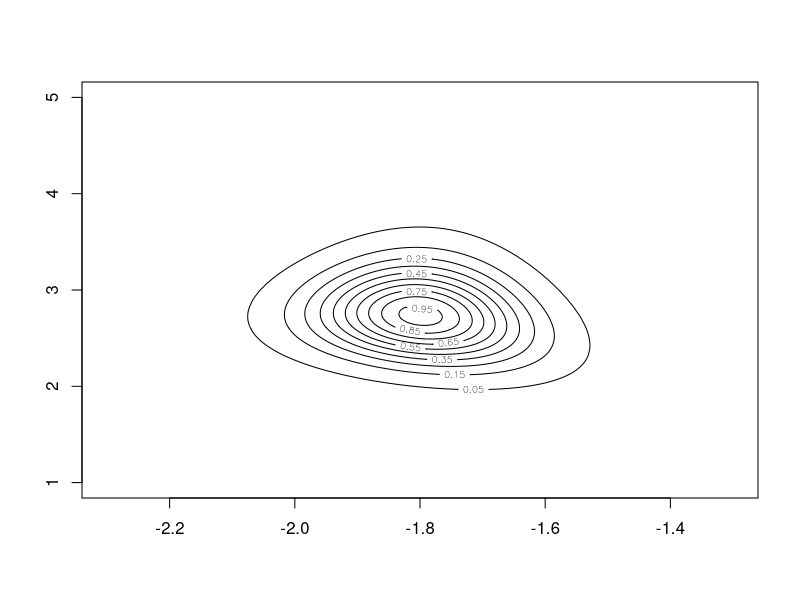

The R source for this figure:
# y: The number of tumor-emerging rats in group;
# n: The number of total rats in group
rat.y <- c(0,0,0,0,0,0,0,0,0,0,0,0,0,0,1,1,1,1,1,1,1,1,2,2,2,2,2,2,2,2,
           2,1,5,2,5,3,2,7,7,3,3,2,9,10,4,4,4,4,4,4,
           4,10,4,4,4,5,11,12,5,5,6,5,6,6,6,6,16,15,15,9)
rat.n <- c(20,20,20,20,20,20,20,19,19,19,19,18,18,17,20,20,20,20,19,19,
           18,18,25,24,23,20,20,20,20,20,20,10,49,19,46,27,17,49,47,20,
           20,13,48,50,20,20,20,20,20,20,20,48,19,19,19,22,46,49,20,20,
           23,19,22,20,20,20,52,47,46,24)
logpost4 <- function(u, v) {a <- exp(u + v)/(exp(u) + 1);
b <- exp(v)/(exp(u) + 1);
J <- length(rat.y); # Number of data
x <- J * (lgamma(a + b)- lgamma(a)- lgamma(b)) + log(a) + log(b)-2.5 * log(a + b); # Constants and hyperprior
for (i in (1:J)){
  x <- x + lgamma(a + rat.y[i]) + lgamma(b + rat.n[i] - rat.y[i]) - 
    lgamma(a + b + rat.n[i]) # Adding likelihood
}
x # Return log p(theta, phi | y)
}
# Generate grid sampling
x4 <- c(-230:-130)/100 # set the grid values of u
y4 <- c(100:500)/100 # set the grid values of v
# evaluate grid
z <- outer(x4,y4,logpost4) # evaluate the key part of the log posterior p(u,v|y) for each grid (u,v)
# exponentiate log posterior (set maximum to be one)
z2 <- exp(z- max(z)) # transfer log posterior into posterior (the joint posterior)

contour(x4,y4,z2,levels=c(0.05,0.15,0.25,0.35,0.45,0.55,0.65,0.75,0.85,0.95))
